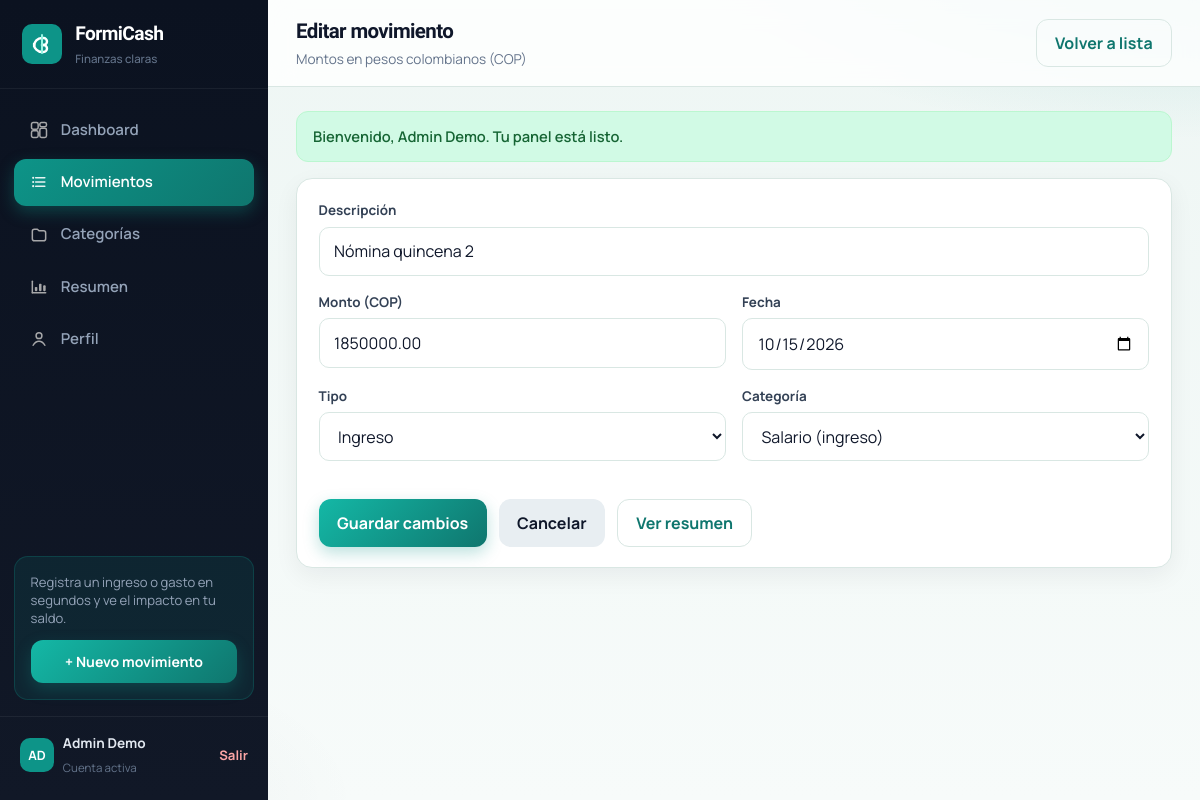
Screenshot of /movimiento_form.php?id=2 (signed in) with the database file from the repository.
### tables this page shows
CREATE TABLE movimiento (
    id_movimiento INT AUTO_INCREMENT PRIMARY KEY,
    descripcion VARCHAR(200) NOT NULL,
    monto DECIMAL(12,2) NOT NULL,
    tipo ENUM('ingreso','gasto') NOT NULL,
    fecha DATE NOT NULL,
    id_categoria INT NOT NULL,
    id_usuario INT NOT NULL,
    CONSTRAINT fk_movimiento_categoria FOREIGN KEY (id_categoria) REFERENCES categoria(id_categoria) ON DELETE RESTRICT,
    CONSTRAINT fk_movimiento_usuario FOREIGN KEY (id_usuario) REFERENCES usuario(id_usuario) ON DELETE CASCADE
);

### includes/cache.php (called while the page is built, shortened)
<?php
function cacheDir(): string
{
    return CACHE_DIR;
}
function cachePath(string $key): string
{
    $safe = preg_replace('/[^a-zA-Z0-9._-]+/', '_', $key) ?: 'key';
    return cacheDir() . '/' . $safe . '.cache';
}
function cacheGet(string $key): mixed
{
    $path = cachePath($key);
    if (!is_file($path)) {
        return null;
    }
    $raw = @file_get_contents($path);
    $payload = @unserialize($raw, ['allowed_classes' => false]);
    return $payload['data'];
}
function cacheSet(string $key, mixed $data, int $ttl = CACHE_TTL_DEFAULT): void
{
    $path = cachePath($key);
    $payload = serialize([
        'expires' => time() + max(1, $ttl),
        'data' => $data,
    ]);
    $tmp = $path . '.' . bin2hex(random_bytes(4)) . '.tmp';
}

### movimiento_form.php (the view, shortened to what this page needs)
<?php
require_once __DIR__ . '/includes/funciones.php';
$idUsuario = idUsuario();
$id = isset($_GET['id']) ? (int) $_GET['id'] : 0;
$editando = $id > 0;
$movimiento = [
    'descripcion' => '',
    'monto' => '',
    'tipo' => 'gasto',
    'fecha' => date('Y-m-d'),
    'id_categoria' => '',
];
if ($editando) {
    $antes = cargarMovimientoUsuario($conexion, $id, $idUsuario);
    $movimiento = $antes;
}
$tipoActual = $movimiento['tipo'] ?? 'gasto';
$categorias = obtenerCategoriasForm($conexion, $idUsuario);
$topbarExtra = '<a class="btn btn-ghost" href="movimientos.php">Volver a lista</a>';
require __DIR__ . '/includes/header.php';
?>
        <div class="panel">
            <?php if (!$categorias): ?>
                <div class="empty-state">
                    <img src="img/empty-categorias.svg" alt="">
                    <h3>Necesitas al menos una categoría</h3>
                    <p>Crea categorías de ingreso y gasto antes de registrar movimientos.</p>
                    <a class="btn btn-primary" href="categorias.php">Ir a categorías</a>
                </div>
            <?php else: ?>
            <form method="post" action="movimiento_form.php<?= $editando ? '?id=' . $id : '' ?>">
                <div class="form-group">
                    <label for="descripcion">Descripción</label>
                    <input class="form-control" type="text" id="descripcion" name="descripcion" required maxlength="200" placeholder="Ej. Mercado semanal, nómina…" value="<?= e($movimiento['descripcion']) ?>">
                </div>
                <div class="form-row">
                    <div class="form-group">
                        <label for="monto">Monto (COP)</label>
                        <input class="form-control" type="number" id="monto" name="monto" required min="0.01" step="0.01" placeholder="0" value="<?= e((string) $movimiento['monto']) ?>">
                    </div>
                    <div class="form-group">
                        <label for="fecha">Fecha</label>
                        <input class="form-control" type="date" id="fecha" name="fecha" required value="<?= e($movimiento['fecha']) ?>">
                    </div>
                </div>
                <div class="form-row">
                    <div class="form-group">
                        <label for="tipo">Tipo</label>
                        <select class="form-control" id="tipo" name="tipo" required>
                            <option value="ingreso" <?= $tipoActual === 'ingreso' ? 'selected' : '' ?>>Ingreso</option>
                        </select>
                    </div>
                    <div class="form-group">
                        <label for="id_categoria">Categoría</label>
                        <select class="form-control" id="id_categoria" name="id_categoria" required>
                            <?php foreach ($categorias as $c): ?>
                                <option
                                    value="<?= (int) $c['id_categoria'] ?>"
                                    data-tipo="<?= e($c['tipo']) ?>"
                                    <?= (int) $movimiento['id_categoria'] === (int) $c['id_categoria'] ? 'selected' : '' ?>
                                ><?= e($c['nombre']) ?> (<?= e($c['tipo']) ?>)</option>
                            <?php endforeach; ?>
                        </select>
                    </div>
                </div>
                <div class="form-actions">
                    <button type="submit" class="btn btn-primary"><?= $editando ? 'Guardar cambios' : 'Crear movimiento' ?></button>
                    <a class="btn btn-secondary" href="movimientos.php">Cancelar</a>
                    <a class="btn btn-ghost" href="resumen.php">Ver resumen</a>
                </div>
            </form>
            <?php endif; ?>
        </div>
<?php require __DIR__ . '/includes/footer.php'; ?>

### css/estilos.css (style rules this page uses)
:root { --teal: #0d9488; --teal-dark: #0f766e; --teal-light: #14b8a6; --teal-soft: #ccfbf1; --teal-glow: rgba(13, 148, 136, 0.18); --sidebar: #0b1220; --sidebar-2: #111827; --sidebar-hover: #1e293b; --bg: #eef6f4; --bg-2: #f7fbfa; --card: #ffffff; --text: #0f172a; --muted: #64748b; --border: #d9e7e3; --ingreso: #059669; --ingreso-bg: #d1fae5; --gasto: #dc2626; --gasto-bg: #fee2e2; --shadow: 0 8px 24px rgba(15, 23, 42, 0.06); --shadow-sm: 0 1px 2px rgba(15, 23, 42, 0.05); --radius: 16px; --radius-sm: 10px; --font: 'Manrope', system-ui, sans-serif; --display: 'Sora', 'Manrope', sans-serif; --sidebar-w: 268px; }
*, *::before, *::after { box-sizing: border-box; }
html { scroll-behavior: smooth; overflow-x: clip; }
body { margin: 0; font-family: var(--font); color: var(--text); background: radial-gradient(ellipse 80% 50% at 100% -10%, var(--teal-glow), transparent 55%), radial-gradient(ellipse 60% 40% at 0% 100%, rgba(15, 23, 42, 0.05), transparent 50%), linear-gradient(180deg, var(--bg) 0%, var(--bg-2) 100%); min-height: 100vh; min-height: 100dvh; line-height: 1.5; -webkit-font-smoothing: antialiased; overflow-x: clip; }
a { color: var(--teal-dark); text-decoration: none; transition: color 0.15s; }
.app-page { display: flex; min-height: 100vh; }
.form-group { margin-bottom: 1rem; }
.form-group label { display: block; font-weight: 700; font-size: 0.84rem; margin-bottom: 0.4rem; color: #334155; }
.form-control { width: 100%; max-width: 100%; padding: 0.72rem 0.9rem; border: 1px solid var(--border); border-radius: var(--radius-sm); font: inherit; font-size: 1rem; background: #fff; color: var(--text); transition: border-color 0.15s, box-shadow 0.15s; min-height: 44px; }
.form-row { display: grid; grid-template-columns: 1fr 1fr; gap: 1rem; }
.form-actions { display: flex; gap: 0.75rem; flex-wrap: wrap; margin-top: 1.35rem; }
.btn { display: inline-flex; align-items: center; justify-content: center; gap: 0.45rem; padding: 0.7rem 1.15rem; border-radius: 12px; border: none; font: inherit; font-weight: 700; cursor: pointer; text-decoration: none; transition: background 0.15s, transform 0.08s, box-shadow 0.15s; }
.btn-primary { background: linear-gradient(135deg, var(--teal-light), var(--teal-dark)); color: #fff; box-shadow: 0 6px 16px rgba(13, 148, 136, 0.28); }
.btn-secondary { background: #e8eef2; color: var(--text); }
.btn-ghost { background: transparent; color: var(--teal-dark); border: 1px solid var(--border); }
.panel { background: var(--card); border-radius: var(--radius); padding: 1.35rem 1.35rem 1.25rem; box-shadow: var(--shadow); border: 1px solid var(--border); margin-bottom: 1.25rem; animation: fadeUp 0.4s ease; }

### rows the page displays
movimiento: descripcion "Nómina quincena 2", monto "1850000.00", fecha "10/15/2026", tipo "Ingreso", id_categoria "Salario (ingreso)"

### other values shown
$iniciales ?: 'U' "AD"
$nombreUsuario "Admin Demo"
$titulo "Editar movimiento"
$subtitulo "Montos en pesos colombianos (COP)"
$flash['texto'] "Bienvenido, Admin Demo. Tu panel está listo."
